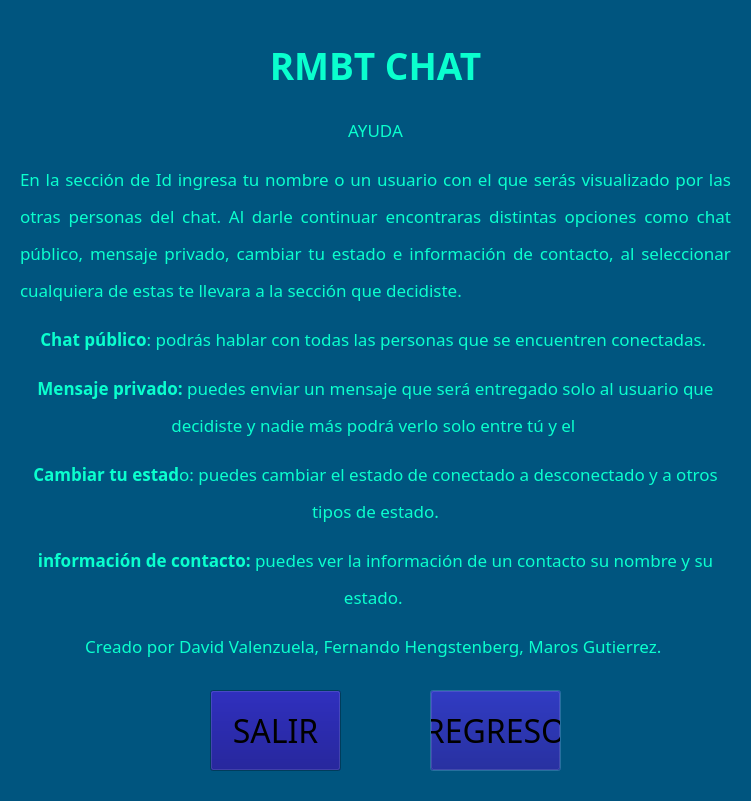
<?xml version="1.0" encoding="UTF-8"?>
<ui version="4.0">
 <class>ayuda</class>
 <widget class="QDialog" name="ayuda">
  <property name="geometry">
   <rect>
    <x>0</x>
    <y>0</y>
    <width>751</width>
    <height>801</height>
   </rect>
  </property>
  <property name="palette">
   <palette>
    <active>
     <colorrole role="WindowText">
      <brush brushstyle="SolidPattern">
       <color alpha="255">
        <red>10</red>
        <green>255</green>
        <blue>206</blue>
       </color>
      </brush>
     </colorrole>
     <colorrole role="Button">
      <brush brushstyle="SolidPattern">
       <color alpha="255">
        <red>0</red>
        <green>0</green>
        <blue>127</blue>
       </color>
      </brush>
     </colorrole>
     <colorrole role="Text">
      <brush brushstyle="SolidPattern">
       <color alpha="255">
        <red>10</red>
        <green>255</green>
        <blue>206</blue>
       </color>
      </brush>
     </colorrole>
     <colorrole role="ButtonText">
      <brush brushstyle="SolidPattern">
       <color alpha="255">
        <red>10</red>
        <green>255</green>
        <blue>206</blue>
       </color>
      </brush>
     </colorrole>
     <colorrole role="Base">
      <brush brushstyle="SolidPattern">
       <color alpha="255">
        <red>0</red>
        <green>85</green>
        <blue>127</blue>
       </color>
      </brush>
     </colorrole>
     <colorrole role="Window">
      <brush brushstyle="SolidPattern">
       <color alpha="255">
        <red>0</red>
        <green>85</green>
        <blue>127</blue>
       </color>
      </brush>
     </colorrole>
     <colorrole role="PlaceholderText">
      <brush brushstyle="SolidPattern">
       <color alpha="128">
        <red>10</red>
        <green>255</green>
        <blue>206</blue>
       </color>
      </brush>
     </colorrole>
    </active>
    <inactive>
     <colorrole role="WindowText">
      <brush brushstyle="SolidPattern">
       <color alpha="255">
        <red>10</red>
        <green>255</green>
        <blue>206</blue>
       </color>
      </brush>
     </colorrole>
     <colorrole role="Button">
      <brush brushstyle="SolidPattern">
       <color alpha="255">
        <red>0</red>
        <green>0</green>
        <blue>127</blue>
       </color>
      </brush>
     </colorrole>
     <colorrole role="Text">
      <brush brushstyle="SolidPattern">
       <color alpha="255">
        <red>10</red>
        <green>255</green>
        <blue>206</blue>
       </color>
      </brush>
     </colorrole>
     <colorrole role="ButtonText">
      <brush brushstyle="SolidPattern">
       <color alpha="255">
        <red>10</red>
        <green>255</green>
        <blue>206</blue>
       </color>
      </brush>
     </colorrole>
     <colorrole role="Base">
      <brush brushstyle="SolidPattern">
       <color alpha="255">
        <red>0</red>
        <green>85</green>
        <blue>127</blue>
       </color>
      </brush>
     </colorrole>
     <colorrole role="Window">
      <brush brushstyle="SolidPattern">
       <color alpha="255">
        <red>0</red>
        <green>85</green>
        <blue>127</blue>
       </color>
      </brush>
     </colorrole>
     <colorrole role="PlaceholderText">
      <brush brushstyle="SolidPattern">
       <color alpha="128">
        <red>10</red>
        <green>255</green>
        <blue>206</blue>
       </color>
      </brush>
     </colorrole>
    </inactive>
    <disabled>
     <colorrole role="WindowText">
      <brush brushstyle="SolidPattern">
       <color alpha="255">
        <red>120</red>
        <green>120</green>
        <blue>120</blue>
       </color>
      </brush>
     </colorrole>
     <colorrole role="Button">
      <brush brushstyle="SolidPattern">
       <color alpha="255">
        <red>0</red>
        <green>0</green>
        <blue>127</blue>
       </color>
      </brush>
     </colorrole>
     <colorrole role="Text">
      <brush brushstyle="SolidPattern">
       <color alpha="255">
        <red>120</red>
        <green>120</green>
        <blue>120</blue>
       </color>
      </brush>
     </colorrole>
     <colorrole role="ButtonText">
      <brush brushstyle="SolidPattern">
       <color alpha="255">
        <red>120</red>
        <green>120</green>
        <blue>120</blue>
       </color>
      </brush>
     </colorrole>
     <colorrole role="Base">
      <brush brushstyle="SolidPattern">
       <color alpha="255">
        <red>0</red>
        <green>85</green>
        <blue>127</blue>
       </color>
      </brush>
     </colorrole>
     <colorrole role="Window">
      <brush brushstyle="SolidPattern">
       <color alpha="255">
        <red>0</red>
        <green>85</green>
        <blue>127</blue>
       </color>
      </brush>
     </colorrole>
     <colorrole role="PlaceholderText">
      <brush brushstyle="SolidPattern">
       <color alpha="128">
        <red>0</red>
        <green>0</green>
        <blue>0</blue>
       </color>
      </brush>
     </colorrole>
    </disabled>
   </palette>
  </property>
  <property name="font">
   <font>
    <family>Agency FB</family>
    <pointsize>24</pointsize>
   </font>
  </property>
  <property name="cursor">
   <cursorShape>CrossCursor</cursorShape>
  </property>
  <property name="contextMenuPolicy">
   <enum>Qt::DefaultContextMenu</enum>
  </property>
  <property name="windowTitle">
   <string>Dialog</string>
  </property>
  <widget class="QWidget" name="verticalLayoutWidget">
   <property name="geometry">
    <rect>
     <x>0</x>
     <y>0</y>
     <width>751</width>
     <height>131</height>
    </rect>
   </property>
   <layout class="QVBoxLayout" name="verticalLayout_2">
    <item>
     <widget class="QLabel" name="label_2">
      <property name="sizePolicy">
       <sizepolicy hsizetype="Preferred" vsizetype="Preferred">
        <horstretch>50</horstretch>
        <verstretch>50</verstretch>
       </sizepolicy>
      </property>
      <property name="minimumSize">
       <size>
        <width>50</width>
        <height>50</height>
       </size>
      </property>
      <property name="font">
       <font>
        <family>Agency FB</family>
        <pointsize>20</pointsize>
       </font>
      </property>
      <property name="cursor">
       <cursorShape>CrossCursor</cursorShape>
      </property>
      <property name="frameShape">
       <enum>QFrame::NoFrame</enum>
      </property>
      <property name="frameShadow">
       <enum>QFrame::Plain</enum>
      </property>
      <property name="lineWidth">
       <number>1200</number>
      </property>
      <property name="midLineWidth">
       <number>20</number>
      </property>
      <property name="text">
       <string>&lt;html&gt;&lt;head/&gt;&lt;body&gt;&lt;p align=&quot;center&quot;&gt;&lt;span style=&quot; font-size:28pt; font-weight:600;&quot;&gt;RMBT CHAT&lt;/span&gt;&lt;/p</string>
      </property>
      <property name="alignment">
       <set>Qt::AlignCenter</set>
      </property>
      <property name="wordWrap">
       <bool>true</bool>
      </property>
     </widget>
    </item>
   </layout>
  </widget>
  <widget class="QLabel" name="label_3">
   <property name="geometry">
    <rect>
     <x>20</x>
     <y>100</y>
     <width>711</width>
     <height>561</height>
    </rect>
   </property>
   <property name="sizePolicy">
    <sizepolicy hsizetype="Preferred" vsizetype="Preferred">
     <horstretch>50</horstretch>
     <verstretch>50</verstretch>
    </sizepolicy>
   </property>
   <property name="minimumSize">
    <size>
     <width>50</width>
     <height>50</height>
    </size>
   </property>
   <property name="font">
    <font>
     <family>Agency FB</family>
     <pointsize>20</pointsize>
    </font>
   </property>
   <property name="cursor">
    <cursorShape>CrossCursor</cursorShape>
   </property>
   <property name="frameShape">
    <enum>QFrame::NoFrame</enum>
   </property>
   <property name="frameShadow">
    <enum>QFrame::Plain</enum>
   </property>
   <property name="lineWidth">
    <number>1200</number>
   </property>
   <property name="midLineWidth">
    <number>20</number>
   </property>
   <property name="text">
    <string>&lt;html&gt;&lt;head/&gt;&lt;body&gt;&lt;p&gt;&lt;span style=&quot; vertical-align:sub;&quot;&gt;AYUDA&lt;/span&gt;&lt;/p&gt;&lt;p align=&quot;justify&quot;&gt;&lt;span style=&quot; vertical-align:sub;&quot;&gt;En la sección de Id ingresa tu nombre o un usuario con el que serás visualizado por las otras personas del chat. Al darle continuar encontraras distintas opciones como chat público, mensaje privado, cambiar tu estado e información de contacto, al seleccionar cualquiera de estas te llevara a la sección que decidiste. &lt;/span&gt;&lt;/p&gt;&lt;p&gt;&lt;span style=&quot; font-weight:600; vertical-align:sub;&quot;&gt;Chat público&lt;/span&gt;&lt;span style=&quot; vertical-align:sub;&quot;&gt;: podrás hablar con todas las personas que se encuentren conectadas. &lt;/span&gt;&lt;/p&gt;&lt;p&gt;&lt;span style=&quot; font-weight:600; vertical-align:sub;&quot;&gt;Mensaje privado:&lt;/span&gt;&lt;span style=&quot; vertical-align:sub;&quot;&gt; puedes enviar un mensaje que será entregado solo al usuario que decidiste y nadie más podrá verlo solo entre tú y el &lt;/span&gt;&lt;/p&gt;&lt;p&gt;&lt;span style=&quot; font-weight:600; vertical-align:sub;&quot;&gt;Cambiar tu estad&lt;/span&gt;&lt;span style=&quot; vertical-align:sub;&quot;&gt;o: puedes cambiar el estado de conectado a desconectado y a otros tipos de estado.&lt;/span&gt;&lt;/p&gt;&lt;p&gt;&lt;span style=&quot; font-weight:600; vertical-align:sub;&quot;&gt;información de contacto:&lt;/span&gt;&lt;span style=&quot; vertical-align:sub;&quot;&gt; puedes ver la información de un contacto su nombre y su estado. &lt;/span&gt;&lt;/p&gt;&lt;p&gt;&lt;span style=&quot; vertical-align:sub;&quot;&gt;Creado por David Valenzuela, Fernando Hengstenberg, Maros Gutierrez. &lt;/span&gt;&lt;/p&gt;&lt;/body&gt;&lt;/html&gt;</string>
   </property>
   <property name="alignment">
    <set>Qt::AlignCenter</set>
   </property>
   <property name="wordWrap">
    <bool>true</bool>
   </property>
  </widget>
  <widget class="QPushButton" name="pushButton_2">
   <property name="geometry">
    <rect>
     <x>430</x>
     <y>690</y>
     <width>131</width>
     <height>81</height>
    </rect>
   </property>
   <property name="palette">
    <palette>
     <active>
      <colorrole role="Button">
       <brush brushstyle="SolidPattern">
        <color alpha="255">
         <red>0</red>
         <green>0</green>
         <blue>127</blue>
        </color>
       </brush>
      </colorrole>
      <colorrole role="ButtonText">
       <brush brushstyle="SolidPattern">
        <color alpha="255">
         <red>14</red>
         <green>255</green>
         <blue>175</blue>
        </color>
       </brush>
      </colorrole>
      <colorrole role="Base">
       <brush brushstyle="SolidPattern">
        <color alpha="255">
         <red>0</red>
         <green>0</green>
         <blue>127</blue>
        </color>
       </brush>
      </colorrole>
      <colorrole role="ToolTipBase">
       <brush brushstyle="SolidPattern">
        <color alpha="255">
         <red>0</red>
         <green>0</green>
         <blue>127</blue>
        </color>
       </brush>
      </colorrole>
     </active>
     <inactive>
      <colorrole role="Button">
       <brush brushstyle="SolidPattern">
        <color alpha="255">
         <red>0</red>
         <green>0</green>
         <blue>127</blue>
        </color>
       </brush>
      </colorrole>
      <colorrole role="ButtonText">
       <brush brushstyle="SolidPattern">
        <color alpha="255">
         <red>0</red>
         <green>0</green>
         <blue>0</blue>
        </color>
       </brush>
      </colorrole>
      <colorrole role="Base">
       <brush brushstyle="SolidPattern">
        <color alpha="255">
         <red>0</red>
         <green>0</green>
         <blue>127</blue>
        </color>
       </brush>
      </colorrole>
      <colorrole role="ToolTipBase">
       <brush brushstyle="SolidPattern">
        <color alpha="255">
         <red>0</red>
         <green>0</green>
         <blue>127</blue>
        </color>
       </brush>
      </colorrole>
     </inactive>
     <disabled>
      <colorrole role="Button">
       <brush brushstyle="SolidPattern">
        <color alpha="255">
         <red>0</red>
         <green>0</green>
         <blue>127</blue>
        </color>
       </brush>
      </colorrole>
      <colorrole role="ButtonText">
       <brush brushstyle="SolidPattern">
        <color alpha="255">
         <red>10</red>
         <green>255</green>
         <blue>206</blue>
        </color>
       </brush>
      </colorrole>
      <colorrole role="Base">
       <brush brushstyle="SolidPattern">
        <color alpha="255">
         <red>0</red>
         <green>85</green>
         <blue>127</blue>
        </color>
       </brush>
      </colorrole>
      <colorrole role="ToolTipBase">
       <brush brushstyle="SolidPattern">
        <color alpha="255">
         <red>0</red>
         <green>0</green>
         <blue>127</blue>
        </color>
       </brush>
      </colorrole>
     </disabled>
    </palette>
   </property>
   <property name="font">
    <font>
     <family>Agency FB</family>
     <pointsize>24</pointsize>
    </font>
   </property>
   <property name="cursor">
    <cursorShape>CrossCursor</cursorShape>
   </property>
   <property name="text">
    <string>REGRESO</string>
   </property>
   <property name="icon">
    <iconset>
     <normaloff>salir.png</normaloff>salir.png</iconset>
   </property>
   <property name="iconSize">
    <size>
     <width>40</width>
     <height>40</height>
    </size>
   </property>
  </widget>
  <widget class="QPushButton" name="pushButton">
   <property name="geometry">
    <rect>
     <x>210</x>
     <y>690</y>
     <width>131</width>
     <height>81</height>
    </rect>
   </property>
   <property name="palette">
    <palette>
     <active>
      <colorrole role="Button">
       <brush brushstyle="SolidPattern">
        <color alpha="255">
         <red>0</red>
         <green>0</green>
         <blue>127</blue>
        </color>
       </brush>
      </colorrole>
      <colorrole role="ButtonText">
       <brush brushstyle="SolidPattern">
        <color alpha="255">
         <red>14</red>
         <green>255</green>
         <blue>175</blue>
        </color>
       </brush>
      </colorrole>
      <colorrole role="Base">
       <brush brushstyle="SolidPattern">
        <color alpha="255">
         <red>0</red>
         <green>0</green>
         <blue>127</blue>
        </color>
       </brush>
      </colorrole>
      <colorrole role="ToolTipBase">
       <brush brushstyle="SolidPattern">
        <color alpha="255">
         <red>0</red>
         <green>0</green>
         <blue>127</blue>
        </color>
       </brush>
      </colorrole>
     </active>
     <inactive>
      <colorrole role="Button">
       <brush brushstyle="SolidPattern">
        <color alpha="255">
         <red>0</red>
         <green>0</green>
         <blue>127</blue>
        </color>
       </brush>
      </colorrole>
      <colorrole role="ButtonText">
       <brush brushstyle="SolidPattern">
        <color alpha="255">
         <red>0</red>
         <green>0</green>
         <blue>0</blue>
        </color>
       </brush>
      </colorrole>
      <colorrole role="Base">
       <brush brushstyle="SolidPattern">
        <color alpha="255">
         <red>0</red>
         <green>0</green>
         <blue>127</blue>
        </color>
       </brush>
      </colorrole>
      <colorrole role="ToolTipBase">
       <brush brushstyle="SolidPattern">
        <color alpha="255">
         <red>0</red>
         <green>0</green>
         <blue>127</blue>
        </color>
       </brush>
      </colorrole>
     </inactive>
     <disabled>
      <colorrole role="Button">
       <brush brushstyle="SolidPattern">
        <color alpha="255">
         <red>0</red>
         <green>0</green>
         <blue>127</blue>
        </color>
       </brush>
      </colorrole>
      <colorrole role="ButtonText">
       <brush brushstyle="SolidPattern">
        <color alpha="255">
         <red>10</red>
         <green>255</green>
         <blue>206</blue>
        </color>
       </brush>
      </colorrole>
      <colorrole role="Base">
       <brush brushstyle="SolidPattern">
        <color alpha="255">
         <red>0</red>
         <green>85</green>
         <blue>127</blue>
        </color>
       </brush>
      </colorrole>
      <colorrole role="ToolTipBase">
       <brush brushstyle="SolidPattern">
        <color alpha="255">
         <red>0</red>
         <green>0</green>
         <blue>127</blue>
        </color>
       </brush>
      </colorrole>
     </disabled>
    </palette>
   </property>
   <property name="font">
    <font>
     <family>Agency FB</family>
     <pointsize>24</pointsize>
    </font>
   </property>
   <property name="cursor">
    <cursorShape>CrossCursor</cursorShape>
   </property>
   <property name="text">
    <string>SALIR</string>
   </property>
   <property name="icon">
    <iconset>
     <normaloff>salir.png</normaloff>salir.png</iconset>
   </property>
   <property name="iconSize">
    <size>
     <width>40</width>
     <height>40</height>
    </size>
   </property>
  </widget>
 </widget>
 <resources/>
 <connections/>
</ui>
